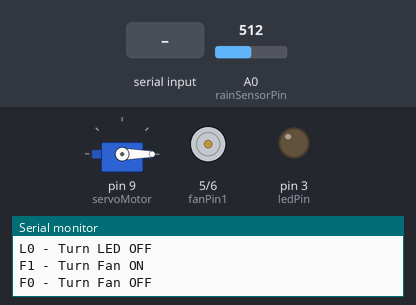
This sketch was run on a simulated Arduino Uno, built with avr-gcc and run on an emulated ATmega328P. On the bench: servo, motor-driver pin pairs drawn as motors (green arrow = first pin HIGH = forward, orange = second pin HIGH = backward, longer = more drive, scaled by the enable pin), output pins drawn as LEDs (lit = HIGH), the last lines printed to the serial monitor. The inputs (shaded band) are chosen by the test bench; at power-on: A0 (rainSensorPin) = 512.

Above: at 1.2 s.
1.3 s: A0 (rainSensorPin) set to 307
2.8 s: A0 (rainSensorPin) set to 287
At 3.9 s:
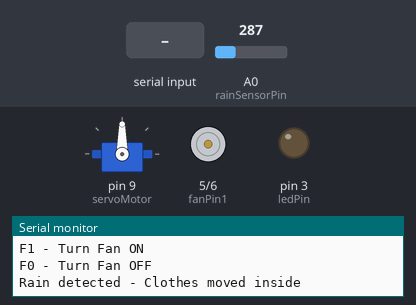
4.3 s: "L1" received over Serial
At 5.9 s:
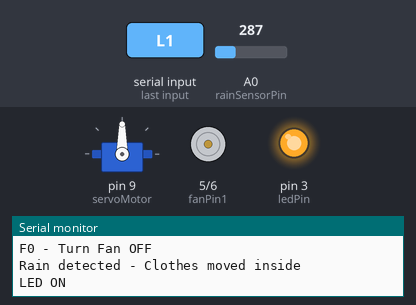
6.9 s: "F1" received over Serial
At 9.1 s:
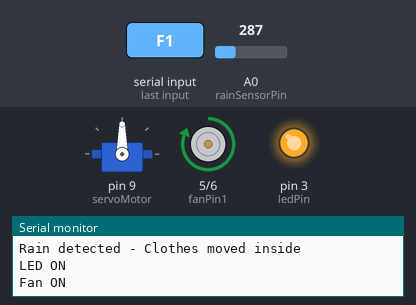
9.5 s: "L0" received over Serial
At 11.1 s:
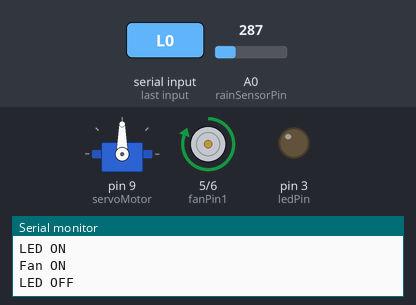
12.1 s: A0 (rainSensorPin) set to 306
At 13.5 s:
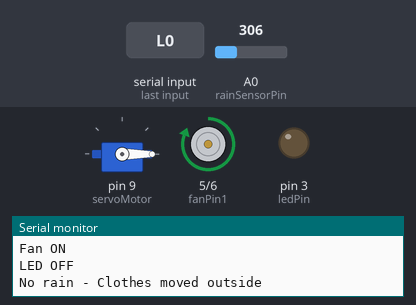
Timing chart, 0 to 14.7 s (numbered marks = the images above; inputs shaded):
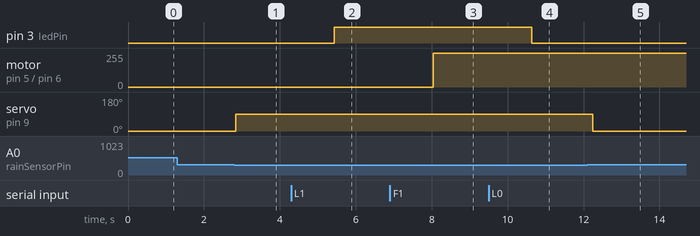

The sketch:

Iot.ino
```cpp
#include <Servo.h>

// Pin Definitions
int ledPin = 3;         // LED pin
int fanPin1 = 5;        // DC motor IN1
int fanPin2 = 6;        // DC motor IN2
int fanEnable = 10;     // DC motor Enable pin (PWM)
int rainSensorPin = A0; // Rain drop sensor analog pin
int threshold = 300;    // Rain sensor threshold value
Servo servoMotor;       // Servo motor object

// State Variables
bool isRaining = false; // Track rain state

void setup() {
  // Setup Pins
  pinMode(ledPin, OUTPUT);
  pinMode(fanPin1, OUTPUT);
  pinMode(fanPin2, OUTPUT);
  pinMode(fanEnable, OUTPUT);
  pinMode(rainSensorPin, INPUT);

  // Initialize Servo
  servoMotor.attach(9); // Servo connected to pin D9
  servoMotor.write(0);  // Start servo at 0 degrees

  // Initialize Serial Communication
  Serial.begin(9600);
  Serial.println("System Ready");
  Serial.println("Commands:");
  Serial.println("L1 - Turn LED ON");
  Serial.println("L0 - Turn LED OFF");
  Serial.println("F1 - Turn Fan ON");
  Serial.println("F0 - Turn Fan OFF");
}

void loop() {
  // Serial Control for LED and Fan
  if (Serial.available()) {
    String command = Serial.readString(); // Read the incoming command

    // Handle LED commands
    if (command == "L1") {
      digitalWrite(ledPin, HIGH); // Turn ON LED
      Serial.println("LED ON");
    } else if (command == "L0") {
      digitalWrite(ledPin, LOW);  // Turn OFF LED
      Serial.println("LED OFF");
    }

    // Handle Fan (DC Motor) commands
    else if (command == "F1") {
      digitalWrite(fanPin1, HIGH); // Rotate fan forward
      digitalWrite(fanPin2, LOW);
      analogWrite(fanEnable, 255); // Full speed
      Serial.println("Fan ON");
    } else if (command == "F0") {
      digitalWrite(fanPin1, LOW);  // Turn OFF fan
      digitalWrite(fanPin2, LOW);
      analogWrite(fanEnable, 0);
      Serial.println("Fan OFF");
    }
  }

  // Rain Sensor Control for Servo Motor
  int rainValue = analogRead(rainSensorPin); // Read rain sensor value
  if (rainValue < threshold && !isRaining) { // Detect rain
    servoMotor.write(90);                   // Move servo to 90 degrees
    isRaining = true;                       // Update state
    Serial.println("Rain detected - Clothes moved inside");
  } else if (rainValue >= threshold && isRaining) { // No rain
    servoMotor.write(0);                    // Move servo back to 0 degrees
    isRaining = false;                      // Update state
    Serial.println("No rain - Clothes moved outside");
  }

  delay(200); // Small delay for stability
}
```

Measured:
- the behaviour switches between 300 and 299 on A0 (rainSensorPin) (found by bisection; images 0 and 1)
- after the input at 1.3 s, every drawn part: stays the same
- after the input at 2.8 s, servo on pin 9 (servoMotor): 0° → 90° at once
- after the input at 4.3 s, pin 3 (ledPin): LOW → HIGH after 1.1 s
- after the input at 6.9 s, motor on pin 5 (fanPin1) / pin 6 (fanPin2): stopped → forward 255/255 after 1.1 s
- after the input at 9.5 s, pin 3 (ledPin): HIGH → LOW after 1.1 s
- after the input at 12.1 s, servo on pin 9 (servoMotor): 90° → 0° after 0.14 s
